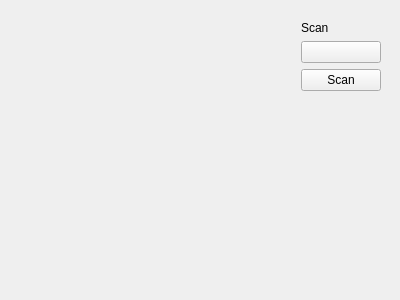
<?xml version="1.0" encoding="UTF-8"?>
<ui version="4.0">
 <class>ScopyHomePage</class>
 <widget class="QWidget" name="ScopyHomePage">
  <property name="geometry">
   <rect>
    <x>0</x>
    <y>0</y>
    <width>400</width>
    <height>300</height>
   </rect>
  </property>
  <property name="windowTitle">
   <string>Form</string>
  </property>
  <layout class="QVBoxLayout" name="verticalLayout" stretch="0">
   <property name="spacing">
    <number>0</number>
   </property>
   <property name="leftMargin">
    <number>0</number>
   </property>
   <property name="topMargin">
    <number>0</number>
   </property>
   <property name="rightMargin">
    <number>0</number>
   </property>
   <property name="bottomMargin">
    <number>0</number>
   </property>
   <item>
    <widget class="QWidget" name="container" native="true">
     <layout class="QVBoxLayout" name="verticalLayout_3" stretch="0,4">
      <property name="spacing">
       <number>10</number>
      </property>
      <property name="leftMargin">
       <number>10</number>
      </property>
      <property name="topMargin">
       <number>10</number>
      </property>
      <property name="rightMargin">
       <number>10</number>
      </property>
      <property name="bottomMargin">
       <number>10</number>
      </property>
      <item>
       <widget class="QWidget" name="horizontalLayout_2" native="true">
        <layout class="QHBoxLayout" name="horizontalLayout">
         <property name="topMargin">
          <number>1</number>
         </property>
         <item>
          <widget class="scopy::DeviceBrowser" name="wDeviceBrowser" native="true">
           <property name="sizePolicy">
            <sizepolicy hsizetype="Expanding" vsizetype="Expanding">
             <horstretch>0</horstretch>
             <verstretch>0</verstretch>
            </sizepolicy>
           </property>
          </widget>
         </item>
         <item>
          <spacer name="horizontalSpacer">
           <property name="orientation">
            <enum>Qt::Orientation::Horizontal</enum>
           </property>
           <property name="sizeType">
            <enum>QSizePolicy::Policy::Preferred</enum>
           </property>
           <property name="sizeHint" stdset="0">
            <size>
             <width>40</width>
             <height>20</height>
            </size>
           </property>
          </spacer>
         </item>
         <item>
          <widget class="QWidget" name="scanContainer" native="true">
           <property name="sizePolicy">
            <sizepolicy hsizetype="Fixed" vsizetype="Expanding">
             <horstretch>0</horstretch>
             <verstretch>0</verstretch>
            </sizepolicy>
           </property>
           <layout class="QVBoxLayout" name="verticalLayout_2" stretch="0,0,0,1">
            <property name="sizeConstraint">
             <enum>QLayout::SizeConstraint::SetDefaultConstraint</enum>
            </property>
            <property name="leftMargin">
             <number>0</number>
            </property>
            <property name="topMargin">
             <number>10</number>
            </property>
            <property name="rightMargin">
             <number>0</number>
            </property>
            <property name="bottomMargin">
             <number>0</number>
            </property>
            <item>
             <widget class="QLabel" name="label_2">
              <property name="sizePolicy">
               <sizepolicy hsizetype="Fixed" vsizetype="Fixed">
                <horstretch>0</horstretch>
                <verstretch>0</verstretch>
               </sizepolicy>
              </property>
              <property name="text">
               <string>Scan</string>
              </property>
             </widget>
            </item>
            <item>
             <widget class="scopy::SmallOnOffSwitch" name="btnScan">
              <property name="text">
               <string/>
              </property>
              <property name="checkable">
               <bool>true</bool>
              </property>
              <property name="checked">
               <bool>false</bool>
              </property>
             </widget>
            </item>
            <item>
             <widget class="QPushButton" name="btnScanNow">
              <property name="sizePolicy">
               <sizepolicy hsizetype="Maximum" vsizetype="Fixed">
                <horstretch>0</horstretch>
                <verstretch>0</verstretch>
               </sizepolicy>
              </property>
              <property name="text">
               <string>Scan</string>
              </property>
             </widget>
            </item>
            <item>
             <spacer name="verticalSpacer">
              <property name="orientation">
               <enum>Qt::Orientation::Vertical</enum>
              </property>
              <property name="sizeHint" stdset="0">
               <size>
                <width>20</width>
                <height>40</height>
               </size>
              </property>
             </spacer>
            </item>
           </layout>
          </widget>
         </item>
        </layout>
       </widget>
      </item>
      <item>
       <widget class="scopy::InfoPageStack" name="wInfoPageStack">
        <property name="sizePolicy">
         <sizepolicy hsizetype="Expanding" vsizetype="Expanding">
          <horstretch>0</horstretch>
          <verstretch>0</verstretch>
         </sizepolicy>
        </property>
       </widget>
      </item>
     </layout>
    </widget>
   </item>
  </layout>
 </widget>
 <customwidgets>
  <customwidget>
   <class>scopy::DeviceBrowser</class>
   <extends>QWidget</extends>
   <header>devicebrowser.h</header>
   <container>1</container>
  </customwidget>
  <customwidget>
   <class>scopy::InfoPageStack</class>
   <extends>QStackedWidget</extends>
   <header>infopagestack.h</header>
   <container>1</container>
  </customwidget>
  <customwidget>
   <class>scopy::SmallOnOffSwitch</class>
   <extends>QPushButton</extends>
   <header>gui/smallOnOffSwitch.h</header>
  </customwidget>
 </customwidgets>
 <resources/>
 <connections/>
</ui>
